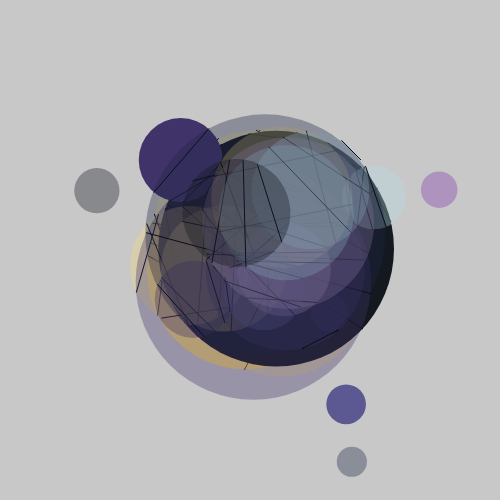
Frame 1 (no input)
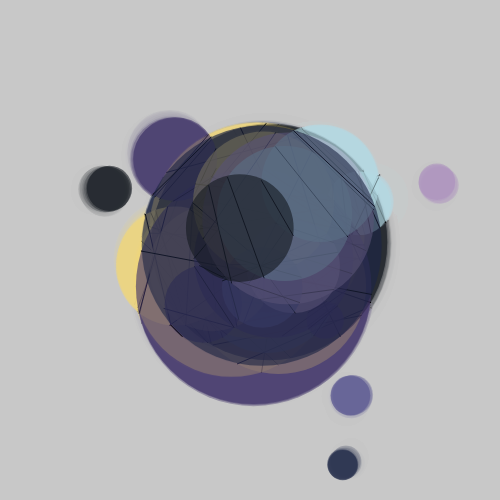
Frame 60 (no input)
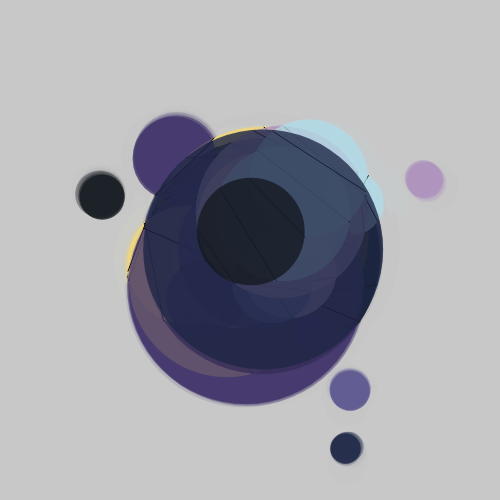
Frame 120 (the mouse pressed at the canvas centre since frame 60)

The p5.js sketch that drew these frames (run headless with seeded random() and noise() and a simulated clock; from frame 60 on, the mouse is pressed at the canvas centre):

// p5.js sketch
// ── sketch.js
// code created for the introduction to creative coding workshop (produced for techweek 2021)
// Author Phoebe Zeller - phoebe.zeller@vuw.ac.nz
// and Doug Easterly - douglasasterly@vuw.ac.nz
// Trigonometry / intersect function from - https://artport.whitney.org/commissions/softwarestructures2016/map.html

let circles = [];
let circlesSize = [];
let circleColor = [];
let randomAmount = 2;
let randomMin = 20;
let randomMax = 40;


function setup() {
  // create the drawing canvas, save the canvas element
  createCanvas(500, 500);
  background(200);
  let centerX = width / 2;
  let centerY = height / 2;


  circleColor.push(color(240, 215, 123)); // light yellow
  circleColor.push(color(180, 218, 229)); // light blue
  circleColor.push(color(174, 147, 190)); //lavender
  circleColor.push(color(92, 89, 146)); // orchid
  circleColor.push(color(64, 51, 105)); // purple
  circleColor.push(color(29, 38, 69)); // navy
  circleColor.push(color(20, 25, 31)); // off black

  for (let i = 0; i < floor(random(randomMin, randomMax)); i++) {
    let tempR = random(12, 120);
    let disp = width / tempR * 8; // larger circles tend towards center
    let tempCol = circleColor[floor(random(0, circleColor.length))];
    let tempX = random(centerX - disp, centerX + disp);
    let tempY = random(centerY - disp, centerY + disp);
    circles.push({
      cX: tempX,
      cY: tempY,
      cR: tempR,
      cCol: tempCol,
      id: i
    });
  }

}

function draw() {

  background(200, 50);
  for (let i = 0; i < circles.length; i++) {
    let tempCA = circles[i];
    tempCA.cX += random(-randomAmount, randomAmount);
    tempCA.cY += random(-randomAmount, randomAmount);

    fill(tempCA.cCol);
    noStroke();

    // cycle the alpha value of the colours
    tempCA.cCol.setAlpha(90 + 128 * sin(millis() / 2000)); // https://p5js.org/reference/#/p5.Color/setAlpha

    ellipse(circles[i].cX, circles[i].cY, circles[i].cR * 2);

    for (let j = i + 1; j < circles.length; j++) {
      let tempCB = circles[j];
      if (intersect(tempCA, tempCB)) {
      }
    }
  }


  // useful links to understand the Trigonometry principles
  //https://geometryhelp.net/finding-length-common-chord/
  // and https://www.youtube.com/watch?v=wbwIb69utaw&list=LL&index=2
  function intersect(cA, cB) {

    var cAr2 = cA.cR * cA.cR;
    var cBr2 = cB.cR * cB.cR;

    var dx = cA.cX - cB.cX;
    var dy = cA.cY - cB.cY;
    var d2 = dx * dx + dy * dy;
    var d = sqrt(d2); // distance between circles

// if the circles are not overlapping, return from this function
    if ((d > cA.cR + cB.cR) || (d < abs(cA.cR - cB.cR))) {
      return; // no solution
    }

// constructing the common chord
    var a = (cAr2 - cBr2 + d2) / (2 * d);
    var h = sqrt(cAr2 - a * a);
    var x2 = cA.cX + a * (cB.cX - cA.cX) / d;
    var y2 = cA.cY + a * (cB.cY - cA.cY) / d;

    var paX = x2 + h * (cB.cY - cA.cY) / d;
    var paY = y2 - h * (cB.cX - cA.cX) / d;
    var pbX = x2 - h * (cB.cY - cA.cY) / d;
    var pbY = y2 + h * (cB.cX - cA.cX) / d;

// draw the common chord
    stroke(0);
    line(paX, paY, pbX, pbY);

  }
}
